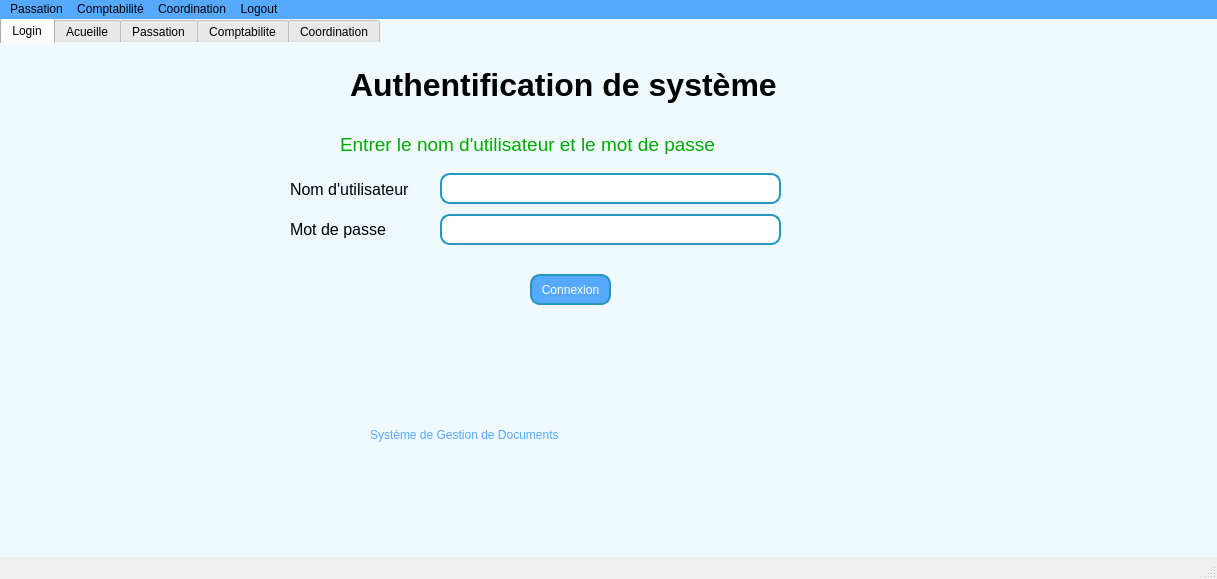
<?xml version="1.0" encoding="UTF-8"?>
<ui version="4.0">
 <class>MainWindow</class>
 <widget class="QMainWindow" name="MainWindow">
  <property name="geometry">
   <rect>
    <x>0</x>
    <y>0</y>
    <width>1217</width>
    <height>579</height>
   </rect>
  </property>
  <property name="windowTitle">
   <string>MainWindow</string>
  </property>
  <widget class="QWidget" name="centralwidget">
   <property name="styleSheet">
    <string notr="true">*{
color:#000;
border:none;
}
#tabWidget_2,#tab,#tab_2,#tab_3,#tab_4,#tab_5,#tab_6,#tab_7,#tab_8,#tab_9,#tab_10,#tab_11,#tab_12,#tab_13,#tab_14,#tabWidget,#centralwidget{
background-color:#eff9fe;
}




#leftMenu{
background-color:#2596be;
}
QLineEdit{
background-color:transparent;
}
#searchFrame{
border-radius:10px;
border:2px solid #2596be;
}
QLabel{
color:#000;
border:none;
}
#appHeader{
color:#2596be;
}
#card1,#card2,#card3{
background-color:#fefeff;
}
#menuBtn{
color:#2596be;
}
#card1,#card2,#card3{
border-radius:10px;
border:2px solid #2596be;
}

QLineEdit,QPushButton,QPlainTextEdit{
border-radius:10px;
border:2px solid #2596be;
background-color:white}

QTableWidget,QDateEdit,QComboBox{
border:2px solid #2596be;
background-color:white}
</string>
   </property>
   <widget class="QTabWidget" name="tabWidget">
    <property name="geometry">
     <rect>
      <x>0</x>
      <y>-1</y>
      <width>1221</width>
      <height>551</height>
     </rect>
    </property>
    <property name="currentIndex">
     <number>0</number>
    </property>
    <widget class="QWidget" name="tab_5">
     <attribute name="title">
      <string>Login</string>
     </attribute>
     <widget class="QPushButton" name="pushButton_2">
      <property name="geometry">
       <rect>
        <x>530</x>
        <y>230</y>
        <width>81</width>
        <height>31</height>
       </rect>
      </property>
      <property name="styleSheet">
       <string notr="true">font: 12pt &quot;MS Shell Dlg 2&quot;;
color:white;
background-color: rgb(85, 170, 255);</string>
      </property>
      <property name="text">
       <string>Connexion</string>
      </property>
     </widget>
     <widget class="QLineEdit" name="lineEdit">
      <property name="geometry">
       <rect>
        <x>440</x>
        <y>129</y>
        <width>341</width>
        <height>31</height>
       </rect>
      </property>
      <property name="styleSheet">
       <string notr="true">background-color: rgb(255, 255, 255);</string>
      </property>
     </widget>
     <widget class="QLabel" name="label_3">
      <property name="geometry">
       <rect>
        <x>350</x>
        <y>20</y>
        <width>431</width>
        <height>41</height>
       </rect>
      </property>
      <property name="font">
       <font>
        <pointsize>24</pointsize>
        <weight>75</weight>
        <bold>true</bold>
       </font>
      </property>
      <property name="text">
       <string>Authentification de système</string>
      </property>
     </widget>
     <widget class="QLabel" name="label_4">
      <property name="geometry">
       <rect>
        <x>340</x>
        <y>90</y>
        <width>481</width>
        <height>20</height>
       </rect>
      </property>
      <property name="font">
       <font>
        <pointsize>14</pointsize>
       </font>
      </property>
      <property name="styleSheet">
       <string notr="true">color:rgb(0, 170, 0);</string>
      </property>
      <property name="text">
       <string>Entrer le nom d'utilisateur et le mot de passe</string>
      </property>
     </widget>
     <widget class="QLabel" name="label_7">
      <property name="geometry">
       <rect>
        <x>290</x>
        <y>170</y>
        <width>151</width>
        <height>31</height>
       </rect>
      </property>
      <property name="font">
       <font>
        <pointsize>12</pointsize>
       </font>
      </property>
      <property name="text">
       <string>Mot de passe</string>
      </property>
     </widget>
     <widget class="QLineEdit" name="lineEdit_2">
      <property name="geometry">
       <rect>
        <x>440</x>
        <y>170</y>
        <width>341</width>
        <height>31</height>
       </rect>
      </property>
      <property name="styleSheet">
       <string notr="true">background-color: rgb(255, 255, 255);</string>
      </property>
      <property name="echoMode">
       <enum>QLineEdit::Password</enum>
      </property>
     </widget>
     <widget class="QLabel" name="label_8">
      <property name="geometry">
       <rect>
        <x>290</x>
        <y>130</y>
        <width>151</width>
        <height>31</height>
       </rect>
      </property>
      <property name="font">
       <font>
        <pointsize>12</pointsize>
       </font>
      </property>
      <property name="text">
       <string>Nom d'utilisateur</string>
      </property>
     </widget>
     <widget class="QLabel" name="label_9">
      <property name="geometry">
       <rect>
        <x>140</x>
        <y>10</y>
        <width>121</width>
        <height>231</height>
       </rect>
      </property>
      <property name="text">
       <string/>
      </property>
      <property name="pixmap">
       <pixmap>images/2.png</pixmap>
      </property>
     </widget>
     <widget class="QLabel" name="label_18">
      <property name="geometry">
       <rect>
        <x>50</x>
        <y>280</y>
        <width>241</width>
        <height>211</height>
       </rect>
      </property>
      <property name="text">
       <string/>
      </property>
      <property name="pixmap">
       <pixmap>images/R.png</pixmap>
      </property>
     </widget>
     <widget class="QLabel" name="label_19">
      <property name="geometry">
       <rect>
        <x>370</x>
        <y>340</y>
        <width>681</width>
        <height>101</height>
       </rect>
      </property>
      <property name="styleSheet">
       <string notr="true">font: 26pt &quot;Arial Rounded MT Bold&quot;;
color: rgb(85, 170, 255);</string>
      </property>
      <property name="text">
       <string>Système de Gestion de Documents</string>
      </property>
     </widget>
    </widget>
    <widget class="QWidget" name="tab">
     <attribute name="title">
      <string>Acueille</string>
     </attribute>
     <widget class="QLabel" name="label_5">
      <property name="geometry">
       <rect>
        <x>170</x>
        <y>40</y>
        <width>771</width>
        <height>41</height>
       </rect>
      </property>
      <property name="font">
       <font>
        <pointsize>24</pointsize>
        <weight>75</weight>
        <bold>true</bold>
       </font>
      </property>
      <property name="text">
       <string>Bienvenu au sytème de gestion de dossiers</string>
      </property>
     </widget>
     <widget class="QLabel" name="label_6">
      <property name="geometry">
       <rect>
        <x>30</x>
        <y>130</y>
        <width>471</width>
        <height>251</height>
       </rect>
      </property>
      <property name="text">
       <string/>
      </property>
      <property name="pixmap">
       <pixmap>images/R (1).png</pixmap>
      </property>
     </widget>
     <widget class="QLabel" name="label_10">
      <property name="geometry">
       <rect>
        <x>550</x>
        <y>100</y>
        <width>331</width>
        <height>241</height>
       </rect>
      </property>
      <property name="text">
       <string/>
      </property>
      <property name="pixmap">
       <pixmap>images/R.png</pixmap>
      </property>
     </widget>
     <widget class="QLabel" name="label_11">
      <property name="geometry">
       <rect>
        <x>930</x>
        <y>10</y>
        <width>331</width>
        <height>391</height>
       </rect>
      </property>
      <property name="text">
       <string/>
      </property>
      <property name="pixmap">
       <pixmap>images/OIP.png</pixmap>
      </property>
     </widget>
    </widget>
    <widget class="QWidget" name="tab_2">
     <attribute name="title">
      <string>Passation</string>
     </attribute>
     <widget class="QLineEdit" name="lineEdit_32">
      <property name="geometry">
       <rect>
        <x>50</x>
        <y>100</y>
        <width>291</width>
        <height>31</height>
       </rect>
      </property>
      <property name="text">
       <string/>
      </property>
      <property name="placeholderText">
       <string>Intutulé</string>
      </property>
     </widget>
     <widget class="QLineEdit" name="lineEdit_33">
      <property name="geometry">
       <rect>
        <x>50</x>
        <y>150</y>
        <width>291</width>
        <height>31</height>
       </rect>
      </property>
      <property name="text">
       <string/>
      </property>
      <property name="placeholderText">
       <string>N° de marché</string>
      </property>
     </widget>
     <widget class="QLineEdit" name="lineEdit_34">
      <property name="geometry">
       <rect>
        <x>50</x>
        <y>200</y>
        <width>291</width>
        <height>31</height>
       </rect>
      </property>
      <property name="text">
       <string/>
      </property>
      <property name="placeholderText">
       <string>Financement</string>
      </property>
     </widget>
     <widget class="QLineEdit" name="lineEdit_35">
      <property name="geometry">
       <rect>
        <x>50</x>
        <y>250</y>
        <width>291</width>
        <height>31</height>
       </rect>
      </property>
      <property name="text">
       <string/>
      </property>
      <property name="placeholderText">
       <string>Réf</string>
      </property>
     </widget>
     <widget class="QDateEdit" name="dateEdit">
      <property name="geometry">
       <rect>
        <x>110</x>
        <y>310</y>
        <width>161</width>
        <height>31</height>
       </rect>
      </property>
     </widget>
     <widget class="QLabel" name="label">
      <property name="geometry">
       <rect>
        <x>50</x>
        <y>300</y>
        <width>51</width>
        <height>20</height>
       </rect>
      </property>
      <property name="font">
       <font>
        <pointsize>12</pointsize>
        <weight>50</weight>
        <bold>false</bold>
       </font>
      </property>
      <property name="text">
       <string>Date</string>
      </property>
     </widget>
     <widget class="QPushButton" name="pushButton_37">
      <property name="geometry">
       <rect>
        <x>950</x>
        <y>100</y>
        <width>56</width>
        <height>31</height>
       </rect>
      </property>
      <property name="styleSheet">
       <string notr="true">background:white;</string>
      </property>
      <property name="text">
       <string>Delete</string>
      </property>
     </widget>
     <widget class="QPushButton" name="pushButton_38">
      <property name="geometry">
       <rect>
        <x>740</x>
        <y>100</y>
        <width>56</width>
        <height>31</height>
       </rect>
      </property>
      <property name="styleSheet">
       <string notr="true">background:white;
</string>
      </property>
      <property name="text">
       <string>Modifier</string>
      </property>
     </widget>
     <widget class="QPushButton" name="pushButton_39">
      <property name="geometry">
       <rect>
        <x>810</x>
        <y>100</y>
        <width>56</width>
        <height>31</height>
       </rect>
      </property>
      <property name="styleSheet">
       <string notr="true">background:white;</string>
      </property>
      <property name="text">
       <string>Enregistrer</string>
      </property>
     </widget>
     <widget class="QTableWidget" name="tableWidget_9">
      <property name="geometry">
       <rect>
        <x>360</x>
        <y>150</y>
        <width>371</width>
        <height>192</height>
       </rect>
      </property>
      <column>
       <property name="text">
        <string>id</string>
       </property>
      </column>
      <column>
       <property name="text">
        <string>Sujet</string>
       </property>
      </column>
      <column>
       <property name="text">
        <string>N° marché</string>
       </property>
      </column>
      <column>
       <property name="text">
        <string>Réf</string>
       </property>
      </column>
      <column>
       <property name="text">
        <string>Financement</string>
       </property>
      </column>
      <column>
       <property name="text">
        <string>Date</string>
       </property>
      </column>
      <column>
       <property name="text">
        <string>Fichier</string>
       </property>
      </column>
     </widget>
     <widget class="QPushButton" name="pushButton_40">
      <property name="geometry">
       <rect>
        <x>280</x>
        <y>360</y>
        <width>56</width>
        <height>31</height>
       </rect>
      </property>
      <property name="styleSheet">
       <string notr="true">background:white;</string>
      </property>
      <property name="text">
       <string>Select</string>
      </property>
     </widget>
     <widget class="QLineEdit" name="lineEdit_36">
      <property name="geometry">
       <rect>
        <x>50</x>
        <y>360</y>
        <width>221</width>
        <height>31</height>
       </rect>
      </property>
      <property name="text">
       <string/>
      </property>
      <property name="placeholderText">
       <string>File</string>
      </property>
     </widget>
     <widget class="QPushButton" name="pushButton_41">
      <property name="geometry">
       <rect>
        <x>140</x>
        <y>410</y>
        <width>56</width>
        <height>31</height>
       </rect>
      </property>
      <property name="styleSheet">
       <string notr="true">background:white;</string>
      </property>
      <property name="text">
       <string>Ajouter</string>
      </property>
     </widget>
     <widget class="QLineEdit" name="lineEdit_37">
      <property name="geometry">
       <rect>
        <x>370</x>
        <y>100</y>
        <width>181</width>
        <height>31</height>
       </rect>
      </property>
      <property name="text">
       <string/>
      </property>
      <property name="placeholderText">
       <string>Filtre de recherche</string>
      </property>
     </widget>
     <widget class="QPushButton" name="pushButton_43">
      <property name="geometry">
       <rect>
        <x>880</x>
        <y>100</y>
        <width>56</width>
        <height>31</height>
       </rect>
      </property>
      <property name="styleSheet">
       <string notr="true">background:white;</string>
      </property>
      <property name="text">
       <string>Download</string>
      </property>
     </widget>
     <widget class="QComboBox" name="comboBox">
      <property name="geometry">
       <rect>
        <x>580</x>
        <y>101</y>
        <width>121</width>
        <height>31</height>
       </rect>
      </property>
      <item>
       <property name="text">
        <string/>
       </property>
      </item>
      <item>
       <property name="text">
        <string>Intitile</string>
       </property>
      </item>
      <item>
       <property name="text">
        <string>No marché</string>
       </property>
      </item>
      <item>
       <property name="text">
        <string>Réf</string>
       </property>
      </item>
      <item>
       <property name="text">
        <string>Source financement</string>
       </property>
      </item>
      <item>
       <property name="text">
        <string>Date</string>
       </property>
      </item>
     </widget>
     <widget class="QLabel" name="label_17">
      <property name="geometry">
       <rect>
        <x>1060</x>
        <y>10</y>
        <width>121</width>
        <height>101</height>
       </rect>
      </property>
      <property name="text">
       <string/>
      </property>
      <property name="pixmap">
       <pixmap>images/award-icon-06.png</pixmap>
      </property>
     </widget>
     <widget class="QLabel" name="label_22">
      <property name="geometry">
       <rect>
        <x>250</x>
        <y>-10</y>
        <width>681</width>
        <height>101</height>
       </rect>
      </property>
      <property name="styleSheet">
       <string notr="true">font: 26pt &quot;Arial Rounded MT Bold&quot;;
color: rgb(0, 0, 0);</string>
      </property>
      <property name="text">
       <string>Gestion de passations</string>
      </property>
     </widget>
    </widget>
    <widget class="QWidget" name="tab_3">
     <attribute name="title">
      <string>Comptabilite</string>
     </attribute>
     <widget class="QLineEdit" name="lineEdit_38">
      <property name="geometry">
       <rect>
        <x>30</x>
        <y>150</y>
        <width>141</width>
        <height>31</height>
       </rect>
      </property>
      <property name="text">
       <string/>
      </property>
      <property name="placeholderText">
       <string>Facture N°</string>
      </property>
     </widget>
     <widget class="QLineEdit" name="lineEdit_39">
      <property name="geometry">
       <rect>
        <x>360</x>
        <y>100</y>
        <width>181</width>
        <height>31</height>
       </rect>
      </property>
      <property name="text">
       <string/>
      </property>
      <property name="placeholderText">
       <string>Filtre de recherche</string>
      </property>
     </widget>
     <widget class="QPushButton" name="pushButton_45">
      <property name="geometry">
       <rect>
        <x>900</x>
        <y>100</y>
        <width>56</width>
        <height>31</height>
       </rect>
      </property>
      <property name="styleSheet">
       <string notr="true">background:white;</string>
      </property>
      <property name="text">
       <string>Delete</string>
      </property>
     </widget>
     <widget class="QLineEdit" name="lineEdit_40">
      <property name="geometry">
       <rect>
        <x>180</x>
        <y>100</y>
        <width>161</width>
        <height>31</height>
       </rect>
      </property>
      <property name="text">
       <string/>
      </property>
      <property name="placeholderText">
       <string>Bénéficiaire</string>
      </property>
     </widget>
     <widget class="QPushButton" name="pushButton_46">
      <property name="geometry">
       <rect>
        <x>690</x>
        <y>100</y>
        <width>56</width>
        <height>31</height>
       </rect>
      </property>
      <property name="styleSheet">
       <string notr="true">background:white;
</string>
      </property>
      <property name="text">
       <string>Modifier</string>
      </property>
     </widget>
     <widget class="QPushButton" name="pushButton_47">
      <property name="geometry">
       <rect>
        <x>280</x>
        <y>360</y>
        <width>56</width>
        <height>31</height>
       </rect>
      </property>
      <property name="styleSheet">
       <string notr="true">background:white;</string>
      </property>
      <property name="text">
       <string>Select</string>
      </property>
     </widget>
     <widget class="QDateEdit" name="dateEdit_2">
      <property name="geometry">
       <rect>
        <x>140</x>
        <y>310</y>
        <width>161</width>
        <height>31</height>
       </rect>
      </property>
     </widget>
     <widget class="QTableWidget" name="tableWidget_10">
      <property name="geometry">
       <rect>
        <x>360</x>
        <y>150</y>
        <width>371</width>
        <height>192</height>
       </rect>
      </property>
      <column>
       <property name="text">
        <string>id</string>
       </property>
      </column>
      <column>
       <property name="text">
        <string>Montant</string>
       </property>
      </column>
      <column>
       <property name="text">
        <string>DRF</string>
       </property>
      </column>
      <column>
       <property name="text">
        <string>Bénéficiaire</string>
       </property>
      </column>
      <column>
       <property name="text">
        <string>Facture N°</string>
       </property>
      </column>
      <column>
       <property name="text">
        <string>IMF</string>
       </property>
      </column>
      <column>
       <property name="text">
        <string>Motif de payement</string>
       </property>
      </column>
      <column>
       <property name="text">
        <string>Date</string>
       </property>
      </column>
      <column>
       <property name="text">
        <string>Net à payer</string>
       </property>
      </column>
      <column>
       <property name="text">
        <string>Mode de payement</string>
       </property>
      </column>
      <column>
       <property name="text">
        <string>File</string>
       </property>
      </column>
     </widget>
     <widget class="QLineEdit" name="lineEdit_41">
      <property name="geometry">
       <rect>
        <x>30</x>
        <y>360</y>
        <width>241</width>
        <height>31</height>
       </rect>
      </property>
      <property name="text">
       <string/>
      </property>
      <property name="placeholderText">
       <string>File</string>
      </property>
     </widget>
     <widget class="QLabel" name="label_2">
      <property name="geometry">
       <rect>
        <x>50</x>
        <y>300</y>
        <width>71</width>
        <height>20</height>
       </rect>
      </property>
      <property name="font">
       <font>
        <pointsize>12</pointsize>
        <weight>50</weight>
        <bold>false</bold>
       </font>
      </property>
      <property name="text">
       <string>Date Facture</string>
      </property>
     </widget>
     <widget class="QPushButton" name="pushButton_48">
      <property name="geometry">
       <rect>
        <x>830</x>
        <y>100</y>
        <width>56</width>
        <height>31</height>
       </rect>
      </property>
      <property name="styleSheet">
       <string notr="true">background:white;</string>
      </property>
      <property name="text">
       <string>Download</string>
      </property>
     </widget>
     <widget class="QLineEdit" name="lineEdit_42">
      <property name="geometry">
       <rect>
        <x>30</x>
        <y>200</y>
        <width>141</width>
        <height>31</height>
       </rect>
      </property>
      <property name="text">
       <string/>
      </property>
      <property name="placeholderText">
       <string>Motif de payement</string>
      </property>
     </widget>
     <widget class="QPushButton" name="pushButton_49">
      <property name="geometry">
       <rect>
        <x>140</x>
        <y>410</y>
        <width>56</width>
        <height>31</height>
       </rect>
      </property>
      <property name="styleSheet">
       <string notr="true">background:white;</string>
      </property>
      <property name="text">
       <string>Ajouter</string>
      </property>
     </widget>
     <widget class="QLineEdit" name="lineEdit_43">
      <property name="geometry">
       <rect>
        <x>30</x>
        <y>100</y>
        <width>141</width>
        <height>31</height>
       </rect>
      </property>
      <property name="text">
       <string/>
      </property>
      <property name="placeholderText">
       <string>Montant brut</string>
      </property>
     </widget>
     <widget class="QPushButton" name="pushButton_50">
      <property name="geometry">
       <rect>
        <x>760</x>
        <y>100</y>
        <width>56</width>
        <height>31</height>
       </rect>
      </property>
      <property name="styleSheet">
       <string notr="true">background:white;</string>
      </property>
      <property name="text">
       <string>Enregistrer</string>
      </property>
     </widget>
     <widget class="QLineEdit" name="lineEdit_62">
      <property name="geometry">
       <rect>
        <x>180</x>
        <y>150</y>
        <width>161</width>
        <height>31</height>
       </rect>
      </property>
      <property name="text">
       <string/>
      </property>
      <property name="placeholderText">
       <string>IMF</string>
      </property>
     </widget>
     <widget class="QLineEdit" name="lineEdit_63">
      <property name="geometry">
       <rect>
        <x>30</x>
        <y>250</y>
        <width>141</width>
        <height>31</height>
       </rect>
      </property>
      <property name="text">
       <string/>
      </property>
      <property name="placeholderText">
       <string>Net a payer</string>
      </property>
     </widget>
     <widget class="QLineEdit" name="lineEdit_64">
      <property name="geometry">
       <rect>
        <x>180</x>
        <y>250</y>
        <width>161</width>
        <height>31</height>
       </rect>
      </property>
      <property name="text">
       <string/>
      </property>
      <property name="placeholderText">
       <string>Mode de payement</string>
      </property>
     </widget>
     <widget class="QLineEdit" name="lineEdit_65">
      <property name="geometry">
       <rect>
        <x>180</x>
        <y>200</y>
        <width>161</width>
        <height>31</height>
       </rect>
      </property>
      <property name="text">
       <string/>
      </property>
      <property name="placeholderText">
       <string>DRF</string>
      </property>
     </widget>
     <widget class="QComboBox" name="comboBox_2">
      <property name="geometry">
       <rect>
        <x>550</x>
        <y>100</y>
        <width>111</width>
        <height>31</height>
       </rect>
      </property>
      <item>
       <property name="text">
        <string/>
       </property>
      </item>
      <item>
       <property name="text">
        <string>Montant</string>
       </property>
      </item>
      <item>
       <property name="text">
        <string>Bénéficiaire</string>
       </property>
      </item>
      <item>
       <property name="text">
        <string>Date</string>
       </property>
      </item>
      <item>
       <property name="text">
        <string>Num fact</string>
       </property>
      </item>
      <item>
       <property name="text">
        <string>Motif</string>
       </property>
      </item>
      <item>
       <property name="text">
        <string>IMF</string>
       </property>
      </item>
      <item>
       <property name="text">
        <string>DRF</string>
       </property>
      </item>
      <item>
       <property name="text">
        <string>Net</string>
       </property>
      </item>
      <item>
       <property name="text">
        <string>Mode Payement</string>
       </property>
      </item>
     </widget>
     <widget class="QLabel" name="label_14">
      <property name="geometry">
       <rect>
        <x>1040</x>
        <y>10</y>
        <width>121</width>
        <height>101</height>
       </rect>
      </property>
      <property name="text">
       <string/>
      </property>
      <property name="pixmap">
       <pixmap>images/5462733.png</pixmap>
      </property>
     </widget>
     <widget class="QLabel" name="label_21">
      <property name="geometry">
       <rect>
        <x>250</x>
        <y>-10</y>
        <width>681</width>
        <height>101</height>
       </rect>
      </property>
      <property name="styleSheet">
       <string notr="true">font: 26pt &quot;Arial Rounded MT Bold&quot;;
color: rgb(0, 0, 0);</string>
      </property>
      <property name="text">
       <string>Gestion de Comptabilité</string>
      </property>
     </widget>
    </widget>
    <widget class="QWidget" name="tab_4">
     <attribute name="title">
      <string>Coordination</string>
     </attribute>
     <widget class="QPushButton" name="pushButton_42">
      <property name="geometry">
       <rect>
        <x>920</x>
        <y>99</y>
        <width>56</width>
        <height>31</height>
       </rect>
      </property>
      <property name="styleSheet">
       <string notr="true">background:white;</string>
      </property>
      <property name="text">
       <string>Delete</string>
      </property>
     </widget>
     <widget class="QPushButton" name="pushButton_44">
      <property name="geometry">
       <rect>
        <x>120</x>
        <y>410</y>
        <width>56</width>
        <height>31</height>
       </rect>
      </property>
      <property name="styleSheet">
       <string notr="true">background:white;</string>
      </property>
      <property name="text">
       <string>Ajouter</string>
      </property>
     </widget>
     <widget class="QLabel" name="label_12">
      <property name="geometry">
       <rect>
        <x>30</x>
        <y>340</y>
        <width>51</width>
        <height>20</height>
       </rect>
      </property>
      <property name="font">
       <font>
        <pointsize>12</pointsize>
        <weight>50</weight>
        <bold>false</bold>
       </font>
      </property>
      <property name="text">
       <string>Date</string>
      </property>
     </widget>
     <widget class="QTableWidget" name="tableWidget_11">
      <property name="geometry">
       <rect>
        <x>400</x>
        <y>149</y>
        <width>371</width>
        <height>192</height>
       </rect>
      </property>
      <column>
       <property name="text">
        <string>id</string>
       </property>
      </column>
      <column>
       <property name="text">
        <string>Sujet</string>
       </property>
      </column>
      <column>
       <property name="text">
        <string>Date</string>
       </property>
      </column>
     </widget>
     <widget class="QLineEdit" name="lineEdit_44">
      <property name="geometry">
       <rect>
        <x>410</x>
        <y>99</y>
        <width>181</width>
        <height>31</height>
       </rect>
      </property>
      <property name="text">
       <string/>
      </property>
      <property name="placeholderText">
       <string>Filtre de recherche</string>
      </property>
     </widget>
     <widget class="QPushButton" name="pushButton_51">
      <property name="geometry">
       <rect>
        <x>780</x>
        <y>99</y>
        <width>56</width>
        <height>31</height>
       </rect>
      </property>
      <property name="styleSheet">
       <string notr="true">background:white;
</string>
      </property>
      <property name="text">
       <string>Modifier</string>
      </property>
     </widget>
     <widget class="QPushButton" name="pushButton_52">
      <property name="geometry">
       <rect>
        <x>850</x>
        <y>99</y>
        <width>56</width>
        <height>31</height>
       </rect>
      </property>
      <property name="styleSheet">
       <string notr="true">background:white;</string>
      </property>
      <property name="text">
       <string>Enregistrer</string>
      </property>
     </widget>
     <widget class="QComboBox" name="comboBox_3">
      <property name="geometry">
       <rect>
        <x>620</x>
        <y>100</y>
        <width>121</width>
        <height>31</height>
       </rect>
      </property>
      <item>
       <property name="text">
        <string/>
       </property>
      </item>
      <item>
       <property name="text">
        <string>Sujet</string>
       </property>
      </item>
      <item>
       <property name="text">
        <string>Date</string>
       </property>
      </item>
     </widget>
     <widget class="QDateEdit" name="dateEdit_3">
      <property name="geometry">
       <rect>
        <x>90</x>
        <y>350</y>
        <width>161</width>
        <height>31</height>
       </rect>
      </property>
     </widget>
     <widget class="QLabel" name="label_13">
      <property name="geometry">
       <rect>
        <x>870</x>
        <y>150</y>
        <width>221</width>
        <height>311</height>
       </rect>
      </property>
      <property name="text">
       <string/>
      </property>
      <property name="pixmap">
       <pixmap>images/3392463.png</pixmap>
      </property>
     </widget>
     <widget class="QPlainTextEdit" name="plainTextEdit">
      <property name="geometry">
       <rect>
        <x>30</x>
        <y>110</y>
        <width>271</width>
        <height>211</height>
       </rect>
      </property>
      <property name="placeholderText">
       <string>Sujet</string>
      </property>
     </widget>
     <widget class="QLabel" name="label_20">
      <property name="geometry">
       <rect>
        <x>250</x>
        <y>-10</y>
        <width>681</width>
        <height>101</height>
       </rect>
      </property>
      <property name="styleSheet">
       <string notr="true">font: 26pt &quot;Arial Rounded MT Bold&quot;;
color: rgb(0, 0, 0);</string>
      </property>
      <property name="text">
       <string>Gestion de Coordinations</string>
      </property>
     </widget>
    </widget>
   </widget>
  </widget>
  <widget class="QStatusBar" name="statusbar"/>
  <widget class="QMenuBar" name="menuBar">
   <property name="geometry">
    <rect>
     <x>0</x>
     <y>0</y>
     <width>1217</width>
     <height>18</height>
    </rect>
   </property>
   <property name="styleSheet">
    <string notr="true">background-color: rgb(85, 170, 255);</string>
   </property>
   <widget class="QMenu" name="menuPassation">
    <property name="title">
     <string>Passation</string>
    </property>
    <addaction name="actionpassassion"/>
   </widget>
   <widget class="QMenu" name="menuComptabilit">
    <property name="title">
     <string>Comptabilité</string>
    </property>
    <addaction name="actionComptabilit"/>
   </widget>
   <widget class="QMenu" name="menuCoordination">
    <property name="title">
     <string>Coordination</string>
    </property>
    <addaction name="actioncordination"/>
   </widget>
   <widget class="QMenu" name="menuLogout">
    <property name="title">
     <string>Logout</string>
    </property>
    <addaction name="actionExit"/>
   </widget>
   <addaction name="menuPassation"/>
   <addaction name="menuComptabilit"/>
   <addaction name="menuCoordination"/>
   <addaction name="menuLogout"/>
  </widget>
  <action name="btnconnection">
   <property name="checkable">
    <bool>false</bool>
   </property>
   <property name="enabled">
    <bool>true</bool>
   </property>
   <property name="text">
    <string>connection </string>
   </property>
  </action>
  <action name="btndeconnection">
   <property name="text">
    <string>deconnection</string>
   </property>
  </action>
  <action name="btnAppels_d_offres">
   <property name="text">
    <string>Appels d'offres</string>
   </property>
  </action>
  <action name="btnAvis_generaux">
   <property name="text">
    <string>Avis generaux</string>
   </property>
  </action>
  <action name="btnPPM">
   <property name="text">
    <string>PPM</string>
   </property>
  </action>
  <action name="btnContrats">
   <property name="text">
    <string>Contrats</string>
   </property>
  </action>
  <action name="btnConges">
   <property name="text">
    <string>Conges</string>
   </property>
  </action>
  <action name="btnOrdre_de_mimssions">
   <property name="text">
    <string>Ordre de mimssions</string>
   </property>
  </action>
  <action name="btnAutre_documents">
   <property name="text">
    <string>Autre documents</string>
   </property>
  </action>
  <action name="btnRecu_emeteur">
   <property name="text">
    <string>Recu emeteur</string>
   </property>
  </action>
  <action name="btnRecu_destinateur">
   <property name="text">
    <string>Recu destinateur</string>
   </property>
  </action>
  <action name="actionAcueile">
   <property name="icon">
    <iconset>
     <normaloff>Desktop/acueile/Acueile.png</normaloff>Desktop/acueile/Acueile.png</iconset>
   </property>
   <property name="text">
    <string>Acueile</string>
   </property>
  </action>
  <action name="actionPassation">
   <property name="icon">
    <iconset>
     <normaloff>Desktop/acueile/Passation.png</normaloff>Desktop/acueile/Passation.png</iconset>
   </property>
   <property name="text">
    <string>Passation</string>
   </property>
  </action>
  <action name="actioncomptabilite">
   <property name="icon">
    <iconset>
     <normaloff>Desktop/acueile/Comptabilite.png</normaloff>Desktop/acueile/Comptabilite.png</iconset>
   </property>
   <property name="text">
    <string>comptabilite</string>
   </property>
  </action>
  <action name="actionRH">
   <property name="icon">
    <iconset>
     <normaloff>Desktop/acueile/RH.png</normaloff>Desktop/acueile/RH.png</iconset>
   </property>
   <property name="text">
    <string>RH</string>
   </property>
  </action>
  <action name="actionCourrier">
   <property name="icon">
    <iconset>
     <normaloff>Desktop/acueile/Courrier.png</normaloff>Desktop/acueile/Courrier.png</iconset>
   </property>
   <property name="text">
    <string>Courrier</string>
   </property>
  </action>
  <action name="actionpassassion">
   <property name="text">
    <string>passassion</string>
   </property>
  </action>
  <action name="actionComptabilit">
   <property name="text">
    <string>Comptabilité</string>
   </property>
  </action>
  <action name="actioncordination">
   <property name="text">
    <string>cordination</string>
   </property>
  </action>
  <action name="actionExit">
   <property name="text">
    <string>Exit</string>
   </property>
  </action>
 </widget>
 <resources>
  <include location="../designer/resources.qrc"/>
  <include location="resources.qrc"/>
 </resources>
 <connections/>
</ui>
